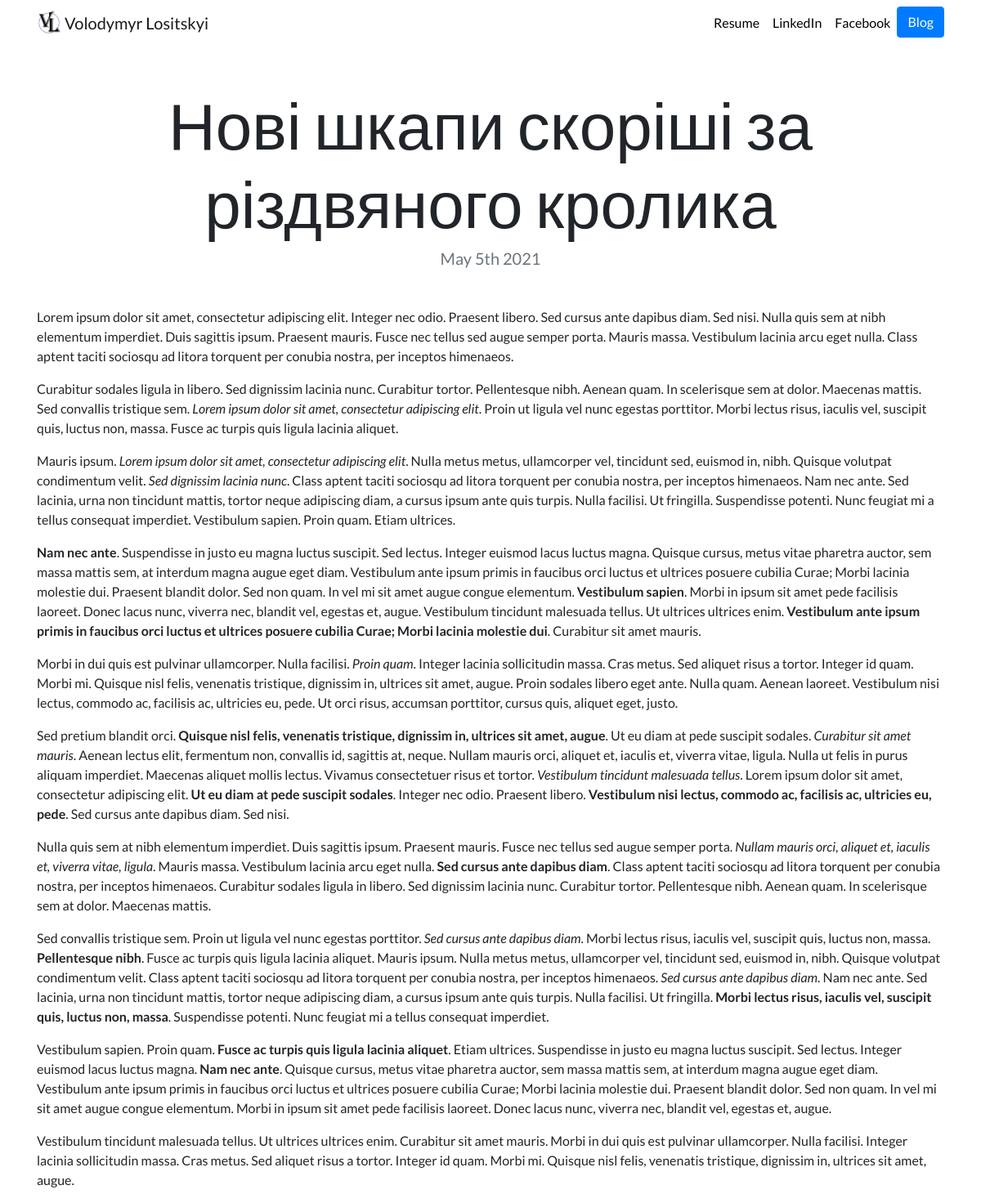
/blog/5/, run on the app's committed database.
### blog/models.py (models this page shows, shortened)
class Blog (models.Model):
    title = models.CharField(max_length=200)
    description  = models.TextField()
    date = models.DateField()

### blog/views.py (the view)
# urls.py: path('<str:blog_id>/', views.detail, name='detail'),
def detail(request, blog_id):
    blog = get_object_or_404 (Blog, pk=blog_id)
    return render(request, 'blog/detail.html', {'blog':blog})

### blog/templates/blog/detail.html
{% extends "portfolio/base.html" %}
{% load static %}
{% block content %}
<h1 class="text-center mt-5" id="blogdetailtitle">{{ blog.title }}</h1>
<h5 class="text-center text-muted mb-5">{{ blog.date|date:'F jS Y' }}</h5>
{{ blog.description|safe }}
{% endblock %}

### portfolio/static/portfolio/custom.css (style rules this page uses)
body { font-family: 'Lato', sans-serif; }
@media (min-width: 992px) { #blogdetailtitle { font-size: 5rem; } }

### data on the page
Blog: title "Нові шкапи скоріші за різдвяного кролика", date "May 5th 2021", description "Lorem ipsum dolor sit amet, consectetur adipiscing elit. Integer nec odio. Praesent libero. Sed cursus ante dapibus diam. Sed nisi. Nulla quis sem at nibh elementum imperdiet. Duis sagittis ipsum. Praesent mauris. Fusce nec tellus sed augue semper porta. Mauris massa. Vestibulum lacinia arcu eget nulla. Class aptent taciti sociosqu ad litora torquent per conubia nostra, per inceptos himenaeos. Curabitur sodales ligula in libero. Sed dignissim lacinia nunc. Curabitur tortor. Pellentesque nibh. Aenean quam. In scelerisque sem at dolor. Maecenas mattis. Sed convallis tristique sem. Lorem ipsum dolor sit amet, consectetur adipiscing elit . Proin ut ligula vel nunc egestas porttitor. Morbi…"
